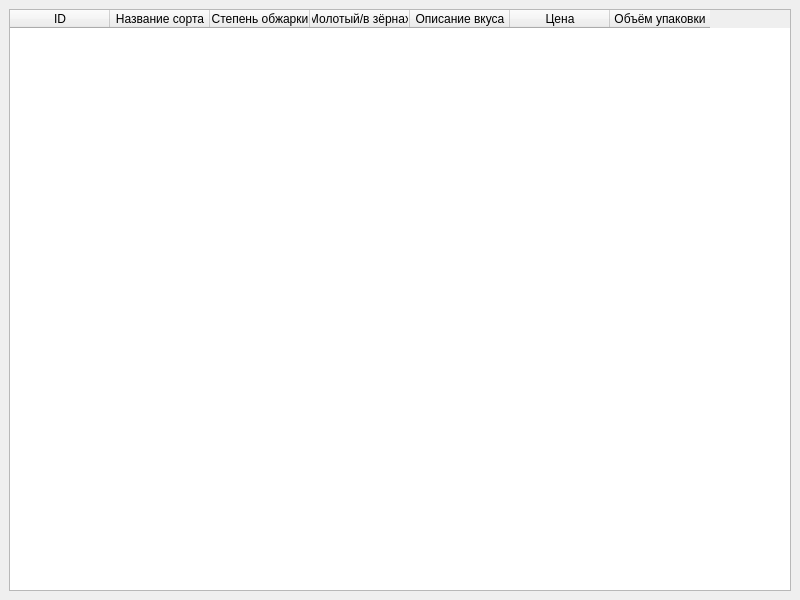
<?xml version="1.0" encoding="UTF-8"?>
<ui version="4.0">
 <class>MainWindow</class>
 <widget class="QMainWindow" name="MainWindow">
  <property name="geometry">
   <rect>
    <x>0</x>
    <y>0</y>
    <width>800</width>
    <height>600</height>
   </rect>
  </property>
  <property name="windowTitle">
   <string>coffee</string>
  </property>
  <widget class="QWidget" name="centralwidget">
   <layout class="QGridLayout" name="gridLayout">
    <item row="0" column="0">
     <widget class="QTableWidget" name="table">
      <column>
       <property name="text">
        <string>ID</string>
       </property>
      </column>
      <column>
       <property name="text">
        <string>Название сорта</string>
       </property>
      </column>
      <column>
       <property name="text">
        <string>Степень обжарки</string>
       </property>
      </column>
      <column>
       <property name="text">
        <string>Молотый/в зёрнах</string>
       </property>
      </column>
      <column>
       <property name="text">
        <string>Описание вкуса</string>
       </property>
      </column>
      <column>
       <property name="text">
        <string>Цена</string>
       </property>
      </column>
      <column>
       <property name="text">
        <string>Объём упаковки</string>
       </property>
      </column>
     </widget>
    </item>
   </layout>
  </widget>
 </widget>
 <resources/>
 <connections/>
</ui>
